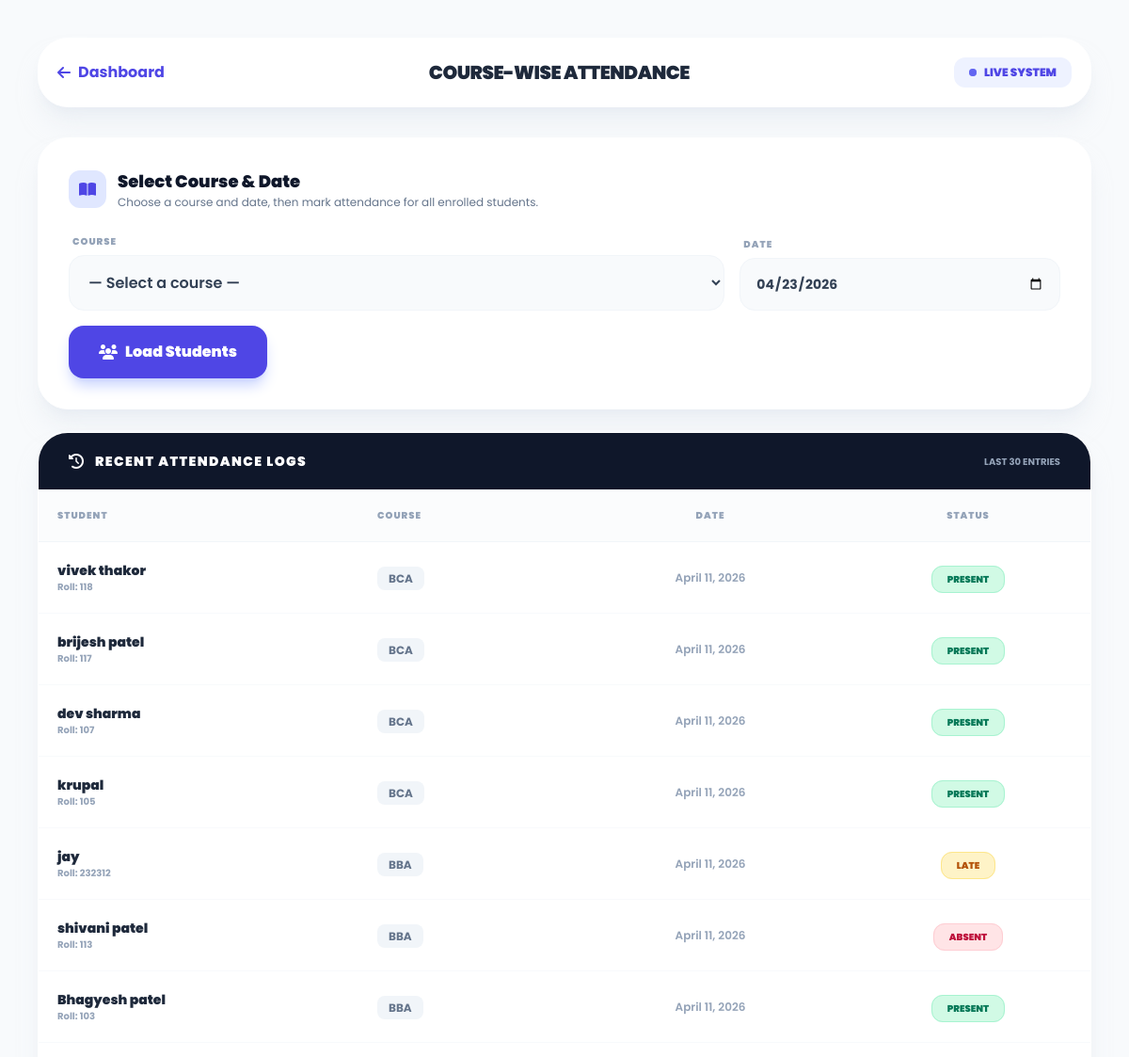
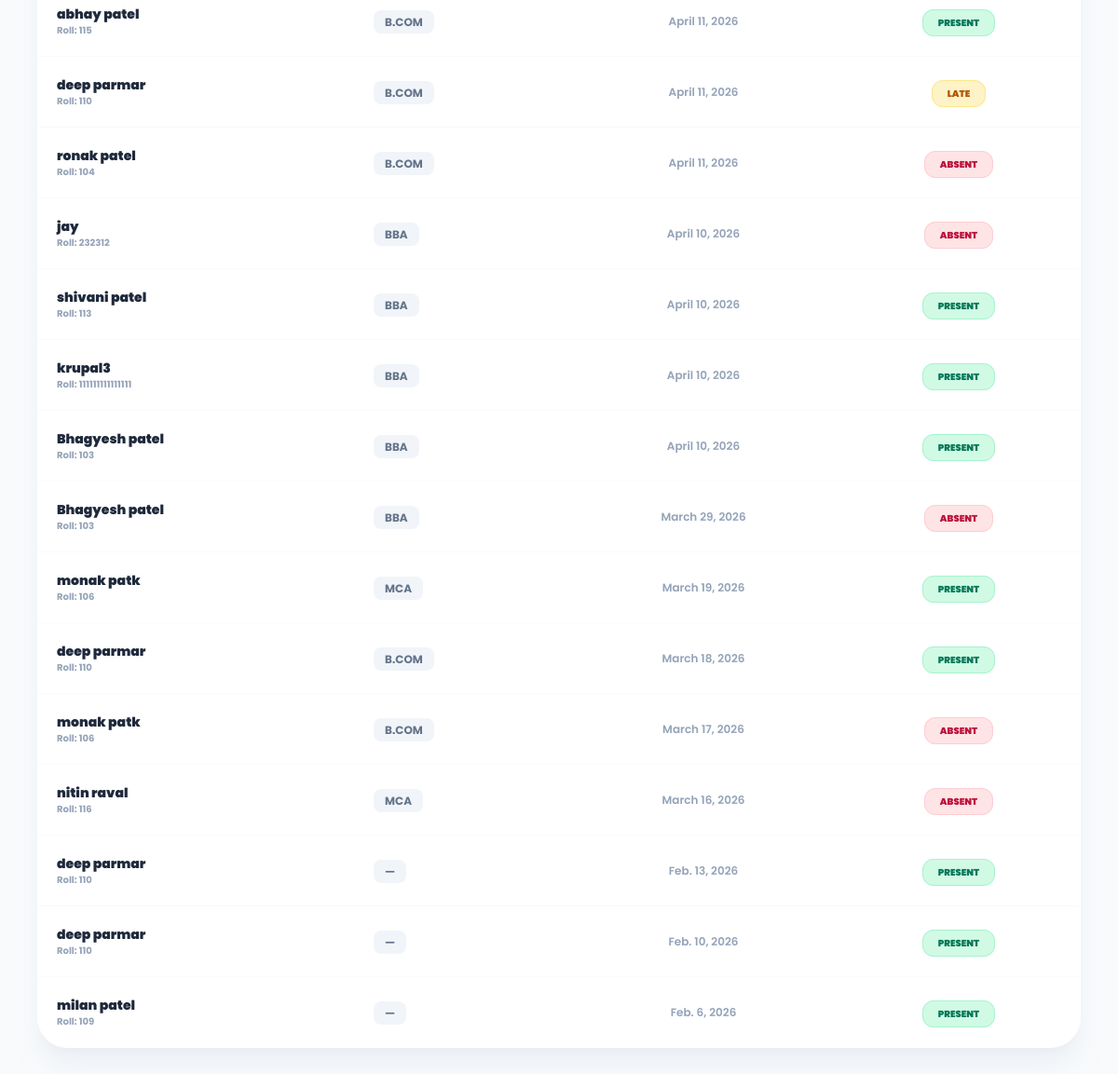
The page /attendance/ on the database its author committed (2 pictures, top to bottom).
### campus/models.py (models this page shows, shortened)
class Attendance(models.Model):
    STATUS_CHOICES = [
        ('Present', 'Present'),
        ('Absent', 'Absent'),
        ('Late', 'Late'),
    ]
    student = models.ForeignKey('Student', on_delete=models.CASCADE)
    course = models.ForeignKey('Course', on_delete=models.CASCADE, null=True, blank=True)
    date = models.DateField(default=date.today)
    status = models.CharField(max_length=10, choices=STATUS_CHOICES, default='Present')
    is_present = models.BooleanField(default=True)
    class Meta:
        unique_together = ('student', 'date')

class Student(models.Model):
    user = models.OneToOneField(
        User,
        on_delete=models.SET_NULL,
        null=True,
        blank=True,
        related_name='student_profile',
    )
    name = models.CharField(max_length=100)
    roll_no = models.CharField(max_length=50, unique=True)
    course = models.CharField(max_length=100, null=True, blank=True)
    email = models.EmailField(blank=True, null=True)
    phone = models.CharField(max_length=20, blank=True, null=True)
    photo = models.ImageField(upload_to='student_photos/', null=True, blank=True)
    qr_code = models.ImageField(upload_to='qr_codes/', blank=True, null=True)

class Course(models.Model):
    course_name = models.CharField(max_length=100)
    course_code = models.CharField(max_length=20, unique=True)
    faculty = models.ForeignKey(Faculty, on_delete=models.CASCADE, related_name='courses')

### campus/views.py (the view, shortened to what this page needs)
# urls.py: path('attendance/', views.mark_attendance, name='mark_attendance'),
def mark_attendance(request):
    courses = Course.objects.all().order_by('course_name')
    today = datetime.date.today().isoformat()
    selected_course_id = request.GET.get('course')
    selected_date = request.GET.get('date') or today
    selected_course = None
    course_students = []
    attendance_list = Attendance.objects.all().order_by('-date', '-id')[:30]
    context = {
        'courses': courses,
        'selected_course': selected_course,
        'selected_course_id': selected_course_id,
        'selected_date': selected_date,
        'today': today,
        'course_students': course_students,
        'attendance_list': attendance_list,
    }
    return render(request, 'mark_attendance.html', context)

### campus/templates/mark_attendance.html (shortened to what this page needs)
<!DOCTYPE html>
<html lang="en">
<head>
    <script src="https://cdn.tailwindcss.com"></script>
    <link rel="stylesheet" href="https://cdnjs.cloudflare.com/ajax/libs/font-awesome/6.4.0/css/all.min.css">
</head>
<body class="p-4 md:p-10 min-h-screen">
    <div class="max-w-7xl mx-auto">
        <div class="flex justify-between items-center mb-8 bg-white p-5 rounded-[2rem] shadow-xl shadow-slate-200/50 border border-white">
            <a href="{% url 'master_admin' %}" class="group text-indigo-600 font-bold flex items-center gap-2 hover:translate-x-1 transition-all">
                <i class="fas fa-arrow-left"></i> Dashboard
            </a>
            <h2 class="text-xl font-black text-slate-800 tracking-tight uppercase">Course-wise Attendance</h2>
            <div class="flex items-center gap-2 bg-indigo-50 text-indigo-600 px-4 py-2 rounded-xl text-xs font-black">
                <span class="relative flex h-2 w-2">
                    <span class="relative inline-flex rounded-full h-2 w-2 bg-indigo-500"></span>
                </span>
                LIVE SYSTEM
            </div>
        </div>
        <div class="bg-white rounded-[2rem] shadow-xl shadow-slate-200/50 p-8 border border-white mb-6">
            <div class="flex items-center gap-3 mb-5">
                <div class="h-10 w-10 rounded-xl bg-indigo-100 flex items-center justify-center">
                    <i class="fas fa-book-open text-indigo-600"></i>
                </div>
                <div>
                    <h3 class="text-lg font-black text-slate-900">Select Course & Date</h3>
                    <p class="text-slate-500 text-xs">Choose a course and date, then mark attendance for all enrolled students.</p>
                </div>
            </div>
            <form method="GET" class="grid grid-cols-1 md:grid-cols-3 gap-4 items-end">
                <div class="space-y-1 md:col-span-2">
                    <label class="text-[10px] font-black text-slate-400 uppercase tracking-widest ml-1">Course</label>
                    <select name="course" class="w-full p-4 bg-slate-50 border border-slate-100 rounded-2xl outline-none custom-input font-semibold text-slate-700" required>
                        <option value="">— Select a course —</option>
                    </select>
                </div>
                <div class="space-y-1">
                    <label class="text-[10px] font-black text-slate-400 uppercase tracking-widest ml-1">Date</label>
                    <input type="date" name="date" value="{{ selected_date }}" max="{{ today }}" class="w-full p-4 bg-slate-50 border border-slate-100 rounded-2xl outline-none custom-input font-bold text-slate-700 text-sm" required>
                </div>
                <div class="md:col-span-3">
                    <button type="submit" class="w-full md:w-auto bg-indigo-600 hover:bg-indigo-700 text-white font-black px-8 py-4 rounded-2xl shadow-lg shadow-indigo-200 transition-all active:scale-95 flex items-center justify-center gap-2">
                        <i class="fas fa-users"></i> Load Students
                    </button>
                </div>
            </form>
        </div>
        <div class="bg-white rounded-[2rem] shadow-xl shadow-slate-200/50 border border-white overflow-hidden">
            <div class="bg-slate-900 px-8 py-5 text-white flex items-center justify-between">
                <div class="flex items-center gap-3">
                    <i class="fas fa-history"></i>
                    <h4 class="font-black uppercase tracking-widest text-sm">Recent Attendance Logs</h4>
                </div>
                <span class="text-slate-400 text-[10px] uppercase font-bold">Last 30 entries</span>
            </div>
            <div class="overflow-x-auto">
                <table class="w-full text-left">
                    <thead class="bg-slate-50/50 border-b border-slate-100">
                        <tr>
                            <th class="p-5 text-[10px] font-black text-slate-400 uppercase tracking-widest">Student</th>
                            <th class="p-5 text-[10px] font-black text-slate-400 uppercase tracking-widest">Course</th>
                            <th class="p-5 text-[10px] font-black text-slate-400 uppercase tracking-widest text-center">Date</th>
                            <th class="p-5 text-[10px] font-black text-slate-400 uppercase tracking-widest text-center">Status</th>
                        </tr>
                    </thead>
                    <tbody class="divide-y divide-slate-50">
                        {% for record in attendance_list %}
                        <tr class="hover:bg-indigo-50/30 transition-all">
                            <td class="p-5">
                                <div class="font-black text-slate-800 text-sm">{{ record.student.name }}</div>
                                <div class="text-[10px] text-slate-400 font-bold">Roll: {{ record.student.roll_no }}</div>
                            </td>
                            <td class="p-5">
                                <span class="text-xs font-bold text-slate-500 bg-slate-100 px-3 py-1 rounded-lg">{{ record.course.course_name|default:"—" }}</span>
                            </td>
                            <td class="p-5 text-center text-xs font-semibold text-slate-400">{{ record.date }}</td>
                            <td class="p-5 text-center">
                                {% if record.status == 'Present' %}
                                    <span class="bg-emerald-100 text-emerald-700 px-4 py-1.5 rounded-xl text-[10px] font-black uppercase border border-emerald-200">Present</span>
                                {% elif record.status == 'Late' %}
                                    <span class="bg-amber-100 text-amber-700 px-4 py-1.5 rounded-xl text-[10px] font-black uppercase border border-amber-200">Late</span>
                                {% else %}
                                    <span class="bg-rose-100 text-rose-700 px-4 py-1.5 rounded-xl text-[10px] font-black uppercase border border-rose-200">Absent</span>
                                {% endif %}
                            </td>
                        </tr>
                        {% endfor %}
                    </tbody>
                </table>
            </div>
        </div>
    </div>
</body>
</html>

### campus/templates/mark_attendance.html (style rules this page uses)
body { font-family: 'Poppins', sans-serif; background: #f8fafc; }
.custom-input { transition: all 0.3s; }

### rows shown on the page
Attendance: student.name "vivek thakor", student.roll_no "118", course.course_name "BCA", date "April 11, 2026", status "PRESENT"
Attendance: student.name "brijesh patel", student.roll_no "117", course.course_name "BCA", date "April 11, 2026", status "PRESENT"
Attendance: student.name "dev sharma", student.roll_no "107", course.course_name "BCA", date "April 11, 2026", status "PRESENT"
Attendance: student.name "krupal", student.roll_no "105", course.course_name "BCA", date "April 11, 2026", status "PRESENT"
Attendance: student.name "jay", student.roll_no "232312", course.course_name "BBA", date "April 11, 2026", status "LATE"
Attendance: student.name "shivani patel", student.roll_no "113", course.course_name "BBA", date "April 11, 2026", status "ABSENT"
Attendance: student.name "Bhagyesh patel", student.roll_no "103", course.course_name "BBA", date "April 11, 2026", status "PRESENT"
Attendance: student.name "abhay patel", student.roll_no "115", course.course_name "B.COM", date "April 11, 2026", status "PRESENT"
Attendance: student.name "deep parmar", student.roll_no "110", course.course_name "B.COM", date "April 11, 2026", status "LATE"
Attendance: student.name "ronak patel", student.roll_no "104", course.course_name "B.COM", date "April 11, 2026", status "ABSENT"
Attendance: student.name "jay", student.roll_no "232312", course.course_name "BBA", date "April 10, 2026", status "ABSENT"
Attendance: student.name "shivani patel", student.roll_no "113", course.course_name "BBA", date "April 10, 2026", status "PRESENT"
Attendance: student.name "krupal3", student.roll_no "111111111111111", course.course_name "BBA", date "April 10, 2026", status "PRESENT"
Attendance: student.name "Bhagyesh patel", student.roll_no "103", course.course_name "BBA", date "April 10, 2026", status "PRESENT"
Attendance: student.name "Bhagyesh patel", student.roll_no "103", course.course_name "BBA", date "March 29, 2026", status "ABSENT"
Attendance: student.name "monak patk", student.roll_no "106", course.course_name "MCA", date "March 19, 2026", status "PRESENT"
Attendance: student.name "deep parmar", student.roll_no "110", course.course_name "B.COM", date "March 18, 2026", status "PRESENT"
Attendance: student.name "monak patk", student.roll_no "106", course.course_name "B.COM", date "March 17, 2026", status "ABSENT"
Attendance: student.name "nitin raval", student.roll_no "116", course.course_name "MCA", date "March 16, 2026", status "ABSENT"
Attendance: student.name "deep parmar", student.roll_no "110", course.course_name "—", date "Feb. 13, 2026", status "PRESENT"
Attendance: student.name "deep parmar", student.roll_no "110", course.course_name "—", date "Feb. 10, 2026", status "PRESENT"
Attendance: student.name "milan patel", student.roll_no "109", course.course_name "—", date "Feb. 6, 2026", status "PRESENT"
